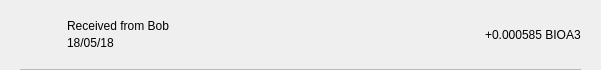
<?xml version="1.0" encoding="UTF-8"?>
<ui version="4.0">
 <class>TxRow</class>
 <widget class="QWidget" name="TxRow">
  <property name="geometry">
   <rect>
    <x>0</x>
    <y>0</y>
    <width>601</width>
    <height>70</height>
   </rect>
  </property>
  <property name="minimumSize">
   <size>
    <width>0</width>
    <height>40</height>
   </size>
  </property>
  <property name="windowTitle">
   <string>Form</string>
  </property>
  <layout class="QVBoxLayout" name="verticalLayout_3">
   <property name="spacing">
    <number>0</number>
   </property>
   <property name="leftMargin">
    <number>0</number>
   </property>
   <property name="topMargin">
    <number>0</number>
   </property>
   <property name="rightMargin">
    <number>0</number>
   </property>
   <property name="bottomMargin">
    <number>0</number>
   </property>
   <item>
    <widget class="QWidget" name="rowContainer" native="true">
     <layout class="QVBoxLayout" name="verticalLayout_2">
      <property name="spacing">
       <number>9</number>
      </property>
      <property name="leftMargin">
       <number>20</number>
      </property>
      <property name="topMargin">
       <number>9</number>
      </property>
      <property name="rightMargin">
       <number>20</number>
      </property>
      <property name="bottomMargin">
       <number>0</number>
      </property>
      <item>
       <widget class="QFrame" name="frame">
        <property name="styleSheet">
         <string notr="true">border:none;</string>
        </property>
        <property name="frameShape">
         <enum>QFrame::StyledPanel</enum>
        </property>
        <property name="frameShadow">
         <enum>QFrame::Raised</enum>
        </property>
        <layout class="QHBoxLayout" name="horizontalLayout" stretch="0,2,0">
         <property name="leftMargin">
          <number>0</number>
         </property>
         <property name="topMargin">
          <number>0</number>
         </property>
         <property name="rightMargin">
          <number>0</number>
         </property>
         <property name="bottomMargin">
          <number>0</number>
         </property>
         <item>
          <widget class="QPushButton" name="icon">
           <property name="focusPolicy">
            <enum>Qt::NoFocus</enum>
           </property>
           <property name="styleSheet">
            <string notr="true">border:none;</string>
           </property>
           <property name="text">
            <string/>
           </property>
           <property name="iconSize">
            <size>
             <width>28</width>
             <height>28</height>
            </size>
           </property>
          </widget>
         </item>
         <item>
          <layout class="QVBoxLayout" name="verticalLayout">
           <property name="spacing">
            <number>3</number>
           </property>
           <property name="leftMargin">
            <number>9</number>
           </property>
           <item>
            <widget class="QLabel" name="lblAddress">
             <property name="styleSheet">
              <string notr="true"/>
             </property>
             <property name="text">
              <string>Received from Bob</string>
             </property>
             <property name="alignment">
              <set>Qt::AlignBottom|Qt::AlignLeading|Qt::AlignLeft</set>
             </property>
            </widget>
           </item>
           <item>
            <widget class="QLabel" name="lblDate">
             <property name="styleSheet">
              <string notr="true"/>
             </property>
             <property name="text">
              <string>18/05/18</string>
             </property>
             <property name="alignment">
              <set>Qt::AlignLeading|Qt::AlignLeft|Qt::AlignTop</set>
             </property>
            </widget>
           </item>
          </layout>
         </item>
         <item>
          <widget class="QLabel" name="lblAmount">
           <property name="styleSheet">
            <string notr="true"/>
           </property>
           <property name="text">
            <string>+0.000585 BIOA3</string>
           </property>
          </widget>
         </item>
        </layout>
       </widget>
      </item>
      <item>
       <widget class="QLabel" name="lblDivisory">
        <property name="minimumSize">
         <size>
          <width>0</width>
          <height>1</height>
         </size>
        </property>
        <property name="maximumSize">
         <size>
          <width>16777215</width>
          <height>1</height>
         </size>
        </property>
        <property name="styleSheet">
         <string notr="true">background-color:#bababa;</string>
        </property>
        <property name="text">
         <string/>
        </property>
        <property name="alignment">
         <set>Qt::AlignBottom|Qt::AlignLeading|Qt::AlignLeft</set>
        </property>
       </widget>
      </item>
     </layout>
    </widget>
   </item>
  </layout>
 </widget>
 <resources/>
 <connections/>
</ui>
